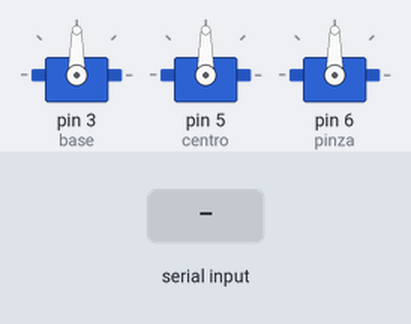
A sketch run on a simulated Arduino Uno, built with avr-gcc and run on an emulated ATmega328P. On the bench: 3 × servo. The test bench sets the inputs (shaded band).

Above: at 4.2 s.
4.3 s: "b" received over Serial
At 5.2 s:
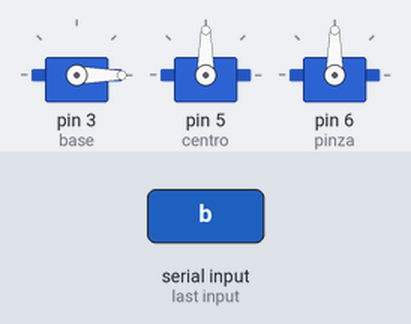
7.3 s: "c" received over Serial
At 9.5 s:
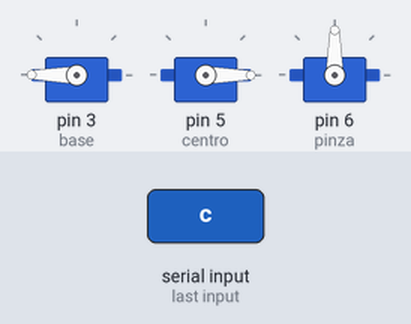
9.8 s: "p" received over Serial
At 13.7 s:
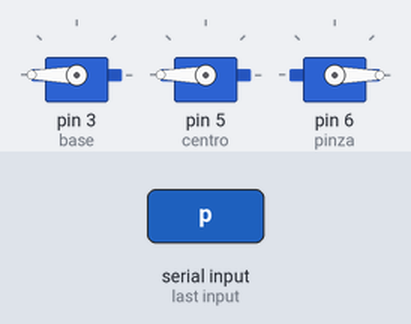
15.8 s: "b" received over Serial
At 16.8 s:
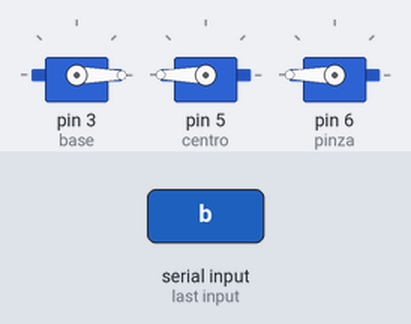
18.8 s: "c" received over Serial
At 21.0 s:
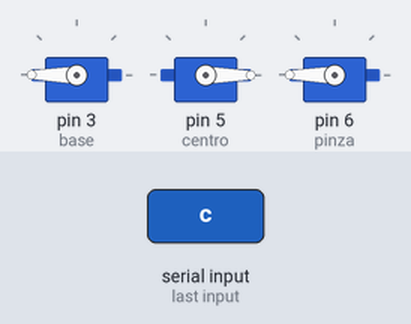
Timing chart, 0 to 22.8 s (numbered marks = the images above; inputs shaded):
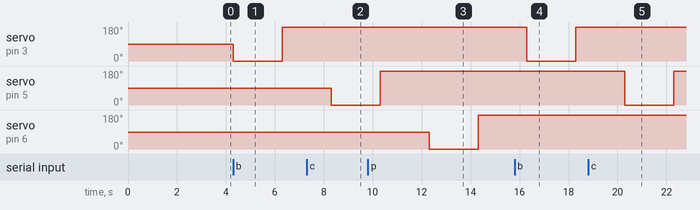

Measured:
- after the input at 4.3 s, servo on pin 3 (base): 90° → 0° at once, → 180° 2.0 s later
- after the input at 7.3 s, servo on pin 5 (centro): 90° → 0° after 1.0 s
- after the input at 9.8 s, servo on pin 6 (pinza): 90° → 0° after 2.5 s, → 180° 2.0 s later
- after the input at 15.8 s, servo on pin 3 (base): 180° → 0° after 0.50 s, → 180° 2.0 s later
- after the input at 18.8 s, servo on pin 5 (centro): 180° → 0° after 1.5 s, → 180° 2.0 s later

The sketch:

pinza.ino
```cpp
#include <Servo.h>

int base=3;
int centro=5;
int pinza=6;

Servo sbase, scentro, spinza;

char dato = ' ';

void setup()
{
  Serial.begin(9600);
  sbase.attach(base);
  scentro.attach(centro);
  spinza.attach(pinza);

  sbase.write(90);
  scentro.write(90);
  spinza.write(90);

  delay(3000);
}

void loop()
{

  if(Serial.available()>0){
    dato = Serial.read();

    if(dato == 'b'){
      	sbase.write(0);
  		delay(2000);
  		sbase.write(180);
  		delay(2000);
    }
    if(dato == 'c'){
      	scentro.write(0);
  		delay(2000);
  		scentro.write(180);
  		delay(2000);
    }
    if(dato == 'p'){
      	spinza.write(0);
  		delay(2000);
  		spinza.write(180);
  		delay(2000);
    }

  }
}
```
